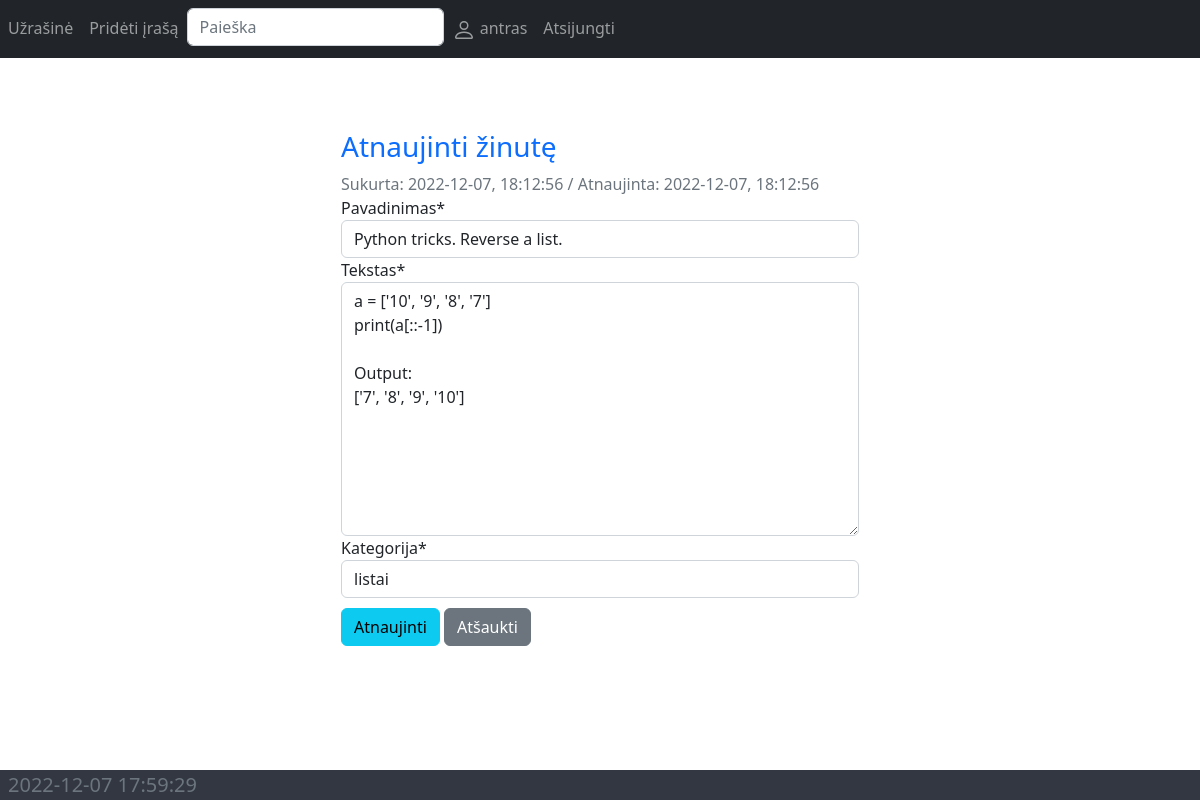
Page /update/2/ (signed in) on the committed database.
### notes/models.py (models this page shows, shortened)
class Irasas(models.Model):
    pavadinimas = models.CharField(max_length=70, null=False)
    tekstas = models.TextField(null=False)
    kategorija = models.CharField(max_length=40, null=False)
    vartotojas = models.ForeignKey(User, on_delete=models.CASCADE)
    sukurta = models.DateTimeField(auto_now_add=True)
    atnaujinta = models.DateTimeField(auto_now=True)
    class Meta:
        verbose_name = 'Įrašas'
        verbose_name_plural = 'Įrašai'

### notes/views.py (the view, shortened to what this page needs)
# urls.py: path('update/<int:id>/', views.update, name='update'),
@login_required
def update(request, id):
    atnaujinti_irasa = Irasas.objects.get(id=id)
    form = IrasoAtnaujinimoForma(instance=atnaujinti_irasa)
    context = {
        'irasas': atnaujinti_irasa,
        'form': form
    }
    return render(request, 'notes/update.html', context)

### notes/forms.py
class IrasoAtnaujinimoForma(forms.ModelForm):
    class Meta:
        model = Irasas
        fields = ['pavadinimas', 'tekstas', 'kategorija']

### notes/templates/notes/update.html (shortened to what this page needs)
{% extends 'base.html' %}
{% load crispy_forms_tags %}
{% block content %}
<div class="container">
    <div class="form">
        <h3 class="text-primary">Atnaujinti žinutę</h3>
        <form action="" method="POST">
            {% if irasas %}
            <span class="text-muted">
                Sukurta: {{ irasas.sukurta|date:'Y-m-d, H:m:s' }} /
                Atnaujinta: {{ irasas.atnaujinta|date:'Y-m-d, H:m:s' }}
            </span>
            {% endif %}
            {{ form | crispy }}
            <button type="submit" class="btn btn-info">Atnaujinti</button>
            <a href="{% url 'main' %}" class="btn btn-secondary">Atšaukti</a>
        </form>
    </div>
</div>
{% endblock %}

### templates/base.html (shortened to what this page needs)
{% load static %}
<!DOCTYPE html>
<html lang="en">
<head>
    <link rel="stylesheet" href="https://cdn.jsdelivr.net/npm/bootstrap@5.2.3/dist/css/bootstrap.min.css">
    <link rel="stylesheet" href="{% static 'css/style.css' %}">
</head>
<body id="bg" style="">
    <header class="fixed-header">
        <nav class="navbar navbar-expand navbar-dark bg-dark">
            <ul class="nav navbar-nav">
                {% if user.is_authenticated %}
                <li class="nav-item active">
                    <a class="nav-link" href="{% url 'main' %}">Užrašinė</span></a>
                </li>
                <li class="nav-item">
                    <a class="nav-link add" href="#">Pridėti įrašą</a>
                </li>
                <li>
                    <form class="d-flex" role="search" action="{% url 'search' %}" method="get">
                        <input class="form-control" name="query" type="search" placeholder="Paieška" aria-label="Search">
                    </form>
                </li>
                <li class="nav-item">
                    <a class="nav-link add" href="{% url 'profile' %}">
                        {{user.get_username}}
                    </a>
                </li>
                <li class="nav-item">
                    <a class="nav-link add" href="{% url 'logout' %}">Atsijungti</a>
                </li>
                {% endif %}
            </ul>
        </nav>
    </header>
    {% block content %}
    {% endblock %}
    <footer class="fixed-footer">
        <div class="lead text-muted py-0 ">
            <span id="time"></span>
        </div>
    </footer>
</body>
</html>

### notes/static/css/style.css (style rules this page uses)
.form { width:50%; margin:50px auto; padding: 20px; background-color: white; }
.btn { margin-top: 10px; }
body { padding-top: 60px; padding-bottom: 40px; }
.fixed-header, .fixed-footer { width: 100%; position: fixed; }
.fixed-header { top: 0; }
.fixed-footer { color: white; background: #333741; bottom: 0; }
#time { padding: 8px; }

### rows in the picture
Irasas: sukurta "2022-12-07, 18:12:56", atnaujinta "2022-12-07, 18:12:56", pavadinimas "Python tricks. Reverse a list.", tekstas "a = ['10', '9', '8', '7'] print(a[::-1]) Output: ['7', '8', '9', '10']", kategorija "listai"

### other values in the picture
{{ user.get_username }} "antras"
